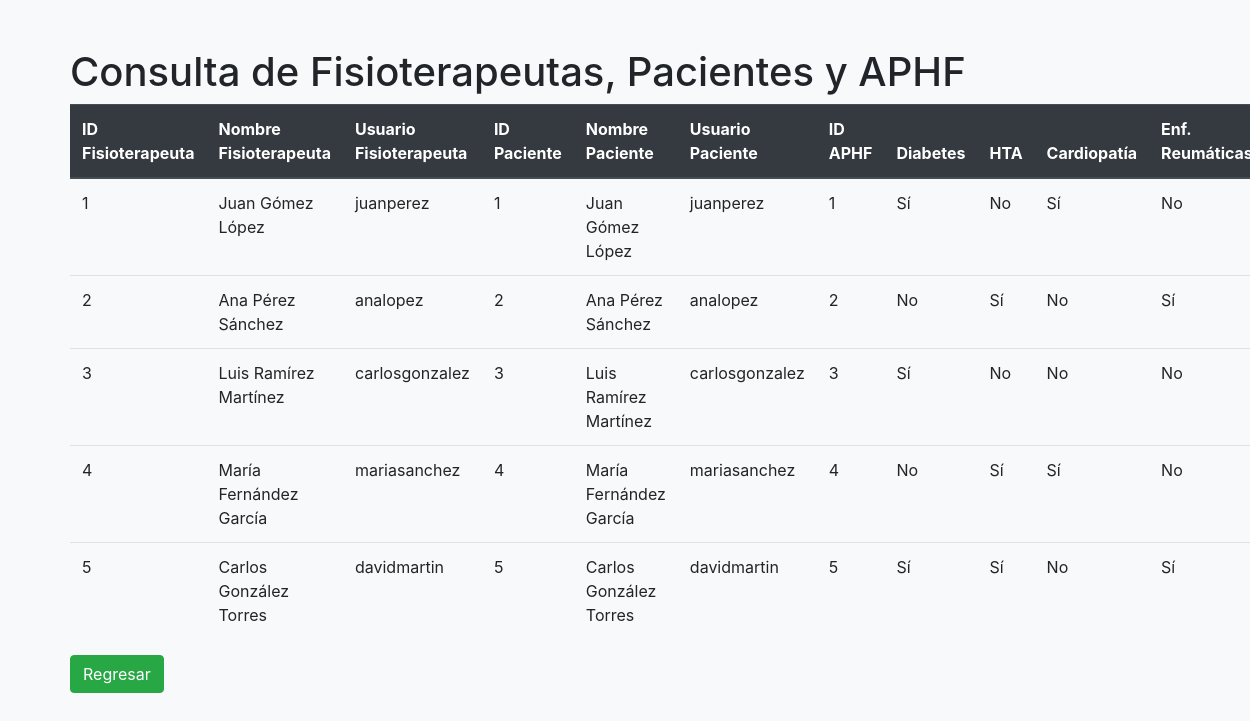
Page /paciente/PacienteAPHF.php on the committed database.
### tables this page shows
CREATE TABLE Fisioterapeuta (
    ID_Fisioterapeuta INT PRIMARY KEY AUTO_INCREMENT,
    nombre VARCHAR(255),
    apellidoPaterno VARCHAR(255),
    apellidoMaterno VARCHAR(255),
    usuario VARCHAR(50),
    contrasenia VARCHAR(255),
    genero VARCHAR(10),
    telefono VARCHAR(20),
    created_at datetime,
updated_at datetime null,
deleted_at datetime null
);

CREATE TABLE Paciente (
    ID_Paciente INT PRIMARY KEY AUTO_INCREMENT,
    nombre VARCHAR(255),
    apellidoPaterno VARCHAR(255),
    apellidoMaterno VARCHAR(255),
    ine VARCHAR(20),
    genero VARCHAR(10),
    created_at datetime,
updated_at datetime null,
deleted_at datetime null
);

CREATE TABLE APHF (
    ID_APHF INT PRIMARY KEY AUTO_INCREMENT,
    diabetes BOOLEAN,
    HTA BOOLEAN,
    cardioPatia BOOLEAN,
    enfReumaticas BOOLEAN,
    Paciente_ID INT,
    created_at datetime,
updated_at datetime null,
deleted_at datetime null,
    FOREIGN KEY (Paciente_ID) REFERENCES Paciente(ID_Paciente)
);

### paciente/PacienteAPHF.php (the view, shortened to what this page needs)
<?php
$con = connection();
$sql = "SELECT Fisioterapeuta.*, Paciente.*, APHF.*
FROM Fisioterapeuta
JOIN Cita ON Fisioterapeuta.ID_Fisioterapeuta = Cita.fisioterapeuta_ID
JOIN Paciente ON Cita.Paciente_ID = Paciente.ID_Paciente
JOIN APHF ON Paciente.ID_Paciente = APHF.Paciente_ID;";
$query = mysqli_query($con, $sql);
?>
<!DOCTYPE html>
<html lang="en">
<head>
    <link rel="stylesheet" href="https://stackpath.bootstrapcdn.com/bootstrap/4.5.2/css/bootstrap.min.css">
</head>
<body class="bg-light">
    <div class="container mt-5">
        <h1>Consulta de Fisioterapeutas, Pacientes y APHF</h1>
        <table class="table">
            <thead class="thead-dark">
                <tr>
                    <th>ID Fisioterapeuta</th>
                    <th>Nombre Fisioterapeuta</th>
                    <th>Usuario Fisioterapeuta</th>
                    <th>ID Paciente</th>
                    <th>Nombre Paciente</th>
                    <th>Usuario Paciente</th>
                    <th>ID APHF</th>
                    <th>Diabetes</th>
                    <th>HTA</th>
                    <th>Cardiopatía</th>
                    <th>Enf. Reumáticas</th>
                </tr>
            </thead>
            <tbody>
                <?php while ($row = mysqli_fetch_array($query)) : ?>
                    <tr>
                        <td><?= $row['ID_Fisioterapeuta'] ?></td>
                        <td><?= $row['nombre'] . ' ' . $row['apellidoPaterno'] . ' ' . $row['apellidoMaterno'] ?></td>
                        <td><?= $row['usuario'] ?></td>
                        <td><?= $row['ID_Paciente'] ?></td>
                        <td><?= $row['nombre'] . ' ' . $row['apellidoPaterno'] . ' ' . $row['apellidoMaterno'] ?></td>
                        <td><?= $row['usuario'] ?></td>
                        <td><?= $row['ID_APHF'] ?></td>
                        <td><?= $row['diabetes'] == 1 ? 'Sí' : 'No' ?></td>
                        <td><?= $row['HTA'] == 1 ? 'Sí' : 'No' ?></td>
                        <td><?= $row['cardioPatia'] == 1 ? 'Sí' : 'No' ?></td>
                        <td><?= $row['enfReumaticas'] == 1 ? 'Sí' : 'No' ?></td>
                    </tr>
                <?php endwhile; ?>
            </tbody>
        </table> <a class="btn btn-success" href="mostrarPaciente.php">Regresar</a>
    </div>
</body>
</html>

### rows in the picture
fisioterapeuta: ID_Fisioterapeuta "1", paciente.nombre "Juan", paciente.apellidoPaterno "Gómez", paciente.apellidoMaterno "López", usuario "juanperez", paciente.ID_Paciente "1", aphf.ID_APHF "1", shows "Sí", shows "No"
fisioterapeuta: ID_Fisioterapeuta "2", paciente.nombre "Ana", paciente.apellidoPaterno "Pérez", paciente.apellidoMaterno "Sánchez", usuario "analopez", paciente.ID_Paciente "2", aphf.ID_APHF "2", shows "No", shows "Sí"
fisioterapeuta: ID_Fisioterapeuta "3", paciente.nombre "Luis", paciente.apellidoPaterno "Ramírez", paciente.apellidoMaterno "Martínez", usuario "carlosgonzalez", paciente.ID_Paciente "3", aphf.ID_APHF "3", shows "Sí", shows "No"
fisioterapeuta: ID_Fisioterapeuta "4", paciente.nombre "María", paciente.apellidoPaterno "Fernández", paciente.apellidoMaterno "García", usuario "mariasanchez", paciente.ID_Paciente "4", aphf.ID_APHF "4", shows "No", shows "Sí"
fisioterapeuta: ID_Fisioterapeuta "5", paciente.nombre "Carlos", paciente.apellidoPaterno "González", paciente.apellidoMaterno "Torres", usuario "davidmartin", paciente.ID_Paciente "5", aphf.ID_APHF "5", shows "Sí", shows "No"
